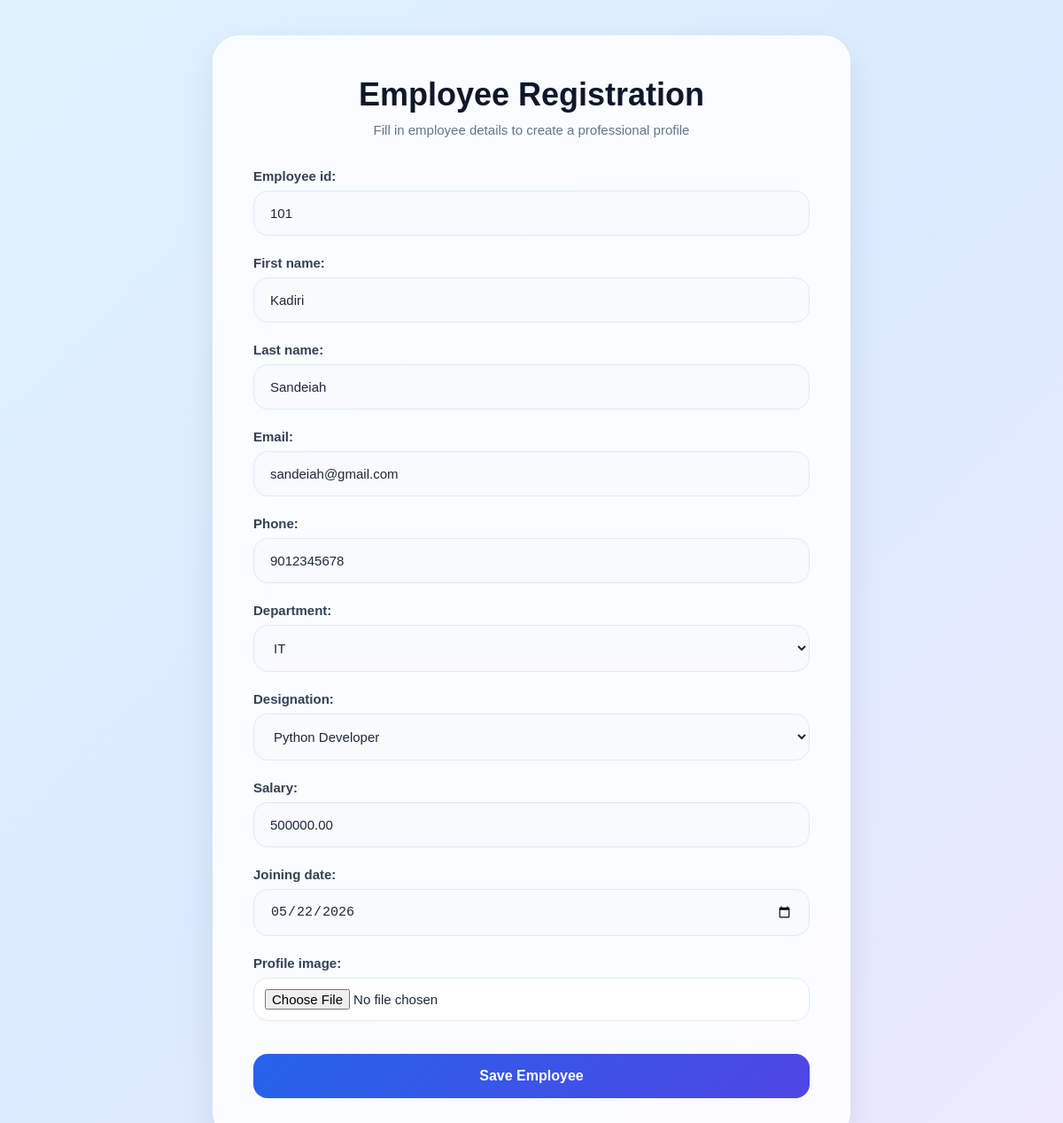
Page /update/7/ on the committed database.
### application/models.py (models this page shows, shortened)
class EmployeeModel(models.Model):
    employee_id = models.IntegerField(unique=True)
    first_name = models.CharField(max_length=50)
    last_name = models.CharField(max_length=50)
    email = models.EmailField(unique=True)
    phone = models.BigIntegerField(unique=True)
    DEPARTMENT_CHOICE = [('IT','IT'),('SALES','SALES'),('HR','HR'),('FINANCE','FINANCE'),('MARKETING','MARKETING')]
    department = models.CharField(max_length=50,choices=DEPARTMENT_CHOICE)
    DESIGNATION_CHOICE = [('Python Developer','Python Developer'),('Java Developer','Java Developer'),('AI Engineer','AI Engineer'),('ML Engineer','ML Engineer'),('Devops Engineer','Software Developer'),('Backend Developer','Backend Developer'),('Frontend Developer','Frontend Developer')]
    designation = models.CharField(max_length=50,choices=DESIGNATION_CHOICE)
    salary = models.DecimalField(max_digits=10,decimal_places=2)
    joining_date = models.DateField()
    profile_image = models.ImageField(upload_to='images/')

### application/views.py (the view)
# urls.py: path('update/<int:pk>/',update_record,name='update'),
def update_record(request,pk):
    update_data = EmployeeModel.objects.get(pk=pk)
    if request.method == 'POST':
        form = EmployeeForm(request.POST,request.FILES,instance=update_data)
        if form.is_valid():
            form.save()
            return redirect('emp_list')
    else:
        form = EmployeeForm(instance=update_data)
        return render(request,'employee_form.html',{'form':form})

### templates/employee_form.html (shortened to what this page needs)
<!DOCTYPE html>
<html lang="en">
<head>
</head>
<body>
    <form action="" method="POST" enctype="multipart/form-data">
        <h1 class="form-title">
            Employee Registration
        </h1>
        <p class="form-subtitle">
            Fill in employee details to create a professional profile
        </p>
        {{ form.as_p }}
        <button type="submit">
            Save Employee
        </button>
    </form>
</body>
</html>

### templates/employee_form.html (style rules this page uses)
* { margin:0; padding:0; box-sizing:border-box; }
body { font-family:'Poppins', sans-serif; min-height:100vh; display:flex; justify-content:center; align-items:center; padding:40px 20px; background: linear-gradient( 135deg, #e0f2fe, #dbeafe, #ede9fe ); overflow-y:auto; }
form { width:100%; max-width:720px; background:rgba(255,255,255,0.85); backdrop-filter:blur(18px); padding:45px; border-radius:30px; box-shadow: 0 15px 40px rgba(0,0,0,0.08); border:1px solid rgba(255,255,255,0.4); animation:fadeIn 0.7s ease; position:relative; }
.form-title { text-align:center; margin-bottom:10px; font-size:36px; font-weight:700; color:#0f172a; }
.form-subtitle { text-align:center; color:#64748b; margin-bottom:35px; font-size:15px; }
form p { margin-bottom:22px; }
form label { display:block; margin-bottom:8px; color:#334155; font-size:15px; font-weight:600; }
form input, form select, form textarea { width:100%; padding:16px 18px; border:1px solid #dbeafe; border-radius:16px; background:#f8fafc; font-size:15px; color:#1e293b; outline:none; transition:0.3s ease; }
form input::placeholder { color:#94a3b8; }
input[type="file"] { background:white; padding:12px; cursor:pointer; }
button { width:100%; padding:16px; margin-top:15px; border:none; border-radius:16px; background: linear-gradient( 135deg, #2563eb, #4f46e5 ); color:white; font-size:16px; font-weight:600; cursor:pointer; transition:0.3s ease; }

### rows in the picture
EmployeeModel: employee_id "101", first_name "Kadiri", last_name "Sandeiah", email "sandeiah@gmail.com", phone "9012345678", department "IT", designation "Python Developer", salary "500000.00", joining_date "05/22/2026"
